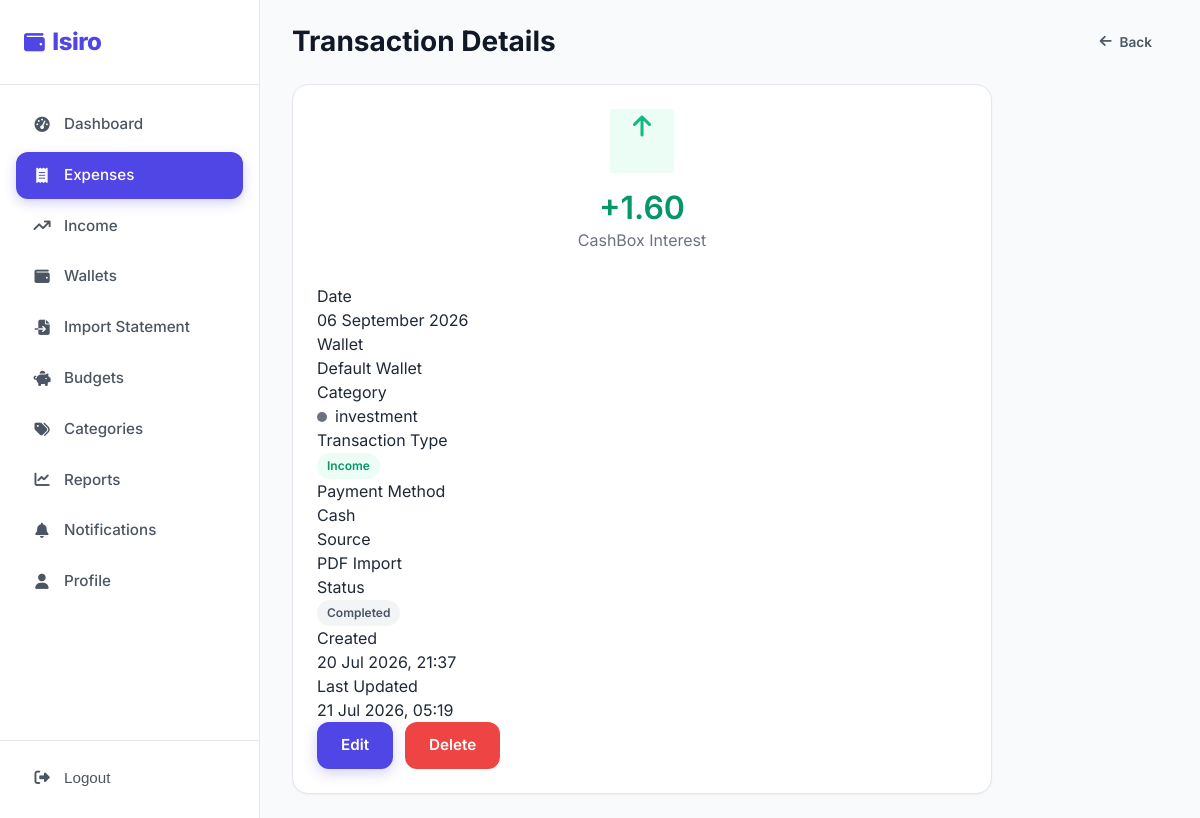
The page /expenses/60/ (signed in) on the database its author committed.
### expenses/models.py (models this page shows, shortened)
class Expense(models.Model):
    class TransactionType(models.TextChoices):
        EXPENSE = "expense", "Expense"
        INCOME = "income", "Income"
    class Source(models.TextChoices):
        MANUAL = "manual", "Manual"
        PDF = "pdf", "PDF Import"
        CSV = "csv", "CSV Import"
        OCR = "ocr", "OCR Import"
    class PaymentMethod(models.TextChoices):
        CASH = "cash", "Cash"
        CARD = "card", "Card"
        BANK = "bank", "Bank Transfer"
        MOBILE = "mobile", "Mobile Money"
        OTHER = "other", "Other"
    class Status(models.TextChoices):
        PENDING = "pending", "Pending"
        COMPLETED = "completed", "Completed"
        FAILED = "failed", "Failed"
    user = models.ForeignKey(
        settings.AUTH_USER_MODEL,
        on_delete=models.CASCADE,
        related_name="expenses",
    )
    wallet = models.ForeignKey(
        Wallet,
        on_delete=models.CASCADE,
        related_name="expenses",
    )
    amount = models.DecimalField(max_digits=12, decimal_places=2)
    date = models.DateField()
    category = models.ForeignKey(
        Category, on_delete=models.SET_NULL, null=True, related_name="expenses",
    )
    description = models.CharField(max_length=255, blank=True)
    transaction_type = models.CharField(
        max_length=10, choices=TransactionType.choices, default=TransactionType.EXPENSE,
    )
    payment_method = models.CharField(
        max_length=10, choices=PaymentMethod.choices, default=PaymentMethod.CASH,
    )
    source = models.CharField(
        max_length=10, choices=Source.choices, default=Source.MANUAL,
    )
    attachment = models.FileField(
        upload_to="attachments/", blank=True, null=True)
    merchant_name = models.CharField(max_length=150, blank=True)
    location = models.CharField(max_length=255, blank=True)
    notes = models.TextField(blank=True)
    status = models.CharField(
        max_length=10, choices=Status.choices, default=Status.COMPLETED,
    )
    created_at = models.DateTimeField(auto_now_add=True)
    updated_at = models.DateTimeField(auto_now=True)
    class Meta:
        ordering = ["-date", "-created_at"]
        indexes = [
            models.Index(fields=["user", "date"]),
            models.Index(fields=["user", "transaction_type"]),
        ]

class Wallet(models.Model):
    class AccountType(models.TextChoices):
        CASH = "cash", "Cash"
        BANK = "bank", "Bank Account"
        MOBILE = "mobile", "Mobile Money"
        CARD = "card", "Credit Card"
        SAVINGS = "savings", "Savings"
        OTHER = "other", "Other"
    user = models.ForeignKey(
        settings.AUTH_USER_MODEL,
        on_delete=models.CASCADE,
        related_name="wallets",
    )
    name = models.CharField(max_length=120)
    account_type = models.CharField(
        max_length=12,
        choices=AccountType.choices,
        default=AccountType.CASH,
    )
    opening_balance = models.DecimalField(
        max_digits=12, decimal_places=2, default=0)
    current_balance = models.DecimalField(
        max_digits=12, decimal_places=2, default=0)
    currency = models.CharField(max_length=10, default="USD")
    description = models.CharField(max_length=255, blank=True)
    is_active = models.BooleanField(default=True)
    created_at = models.DateTimeField(auto_now_add=True)
    updated_at = models.DateTimeField(auto_now=True)
    class Meta:
        ordering = ["name"]
        constraints = [
            models.UniqueConstraint(
                fields=["user", "name"], name="unique_wallet_name_per_user"),
        ]

class Category(models.Model):
    name = models.CharField(max_length=80)
    icon = models.CharField(max_length=50, default="fa-tag")
    color = models.CharField(max_length=20, default="#6B7280")
    is_default = models.BooleanField(default=False)
    user = models.ForeignKey(
        settings.AUTH_USER_MODEL,
        on_delete=models.CASCADE,
        related_name="categories",
        null=True,
        blank=True,
    )
    created_at = models.DateTimeField(auto_now_add=True)
    class Meta:
        verbose_name_plural = "Categories"
        ordering = ["name"]
        constraints = [
            models.UniqueConstraint(
                fields=["name", "user"], name="unique_category_per_user",
            ),
        ]

### expenses/views.py (the view)
# urls.py: path("<int:pk>/", ExpenseDetailView.as_view(), name="detail"),
class ExpenseDetailView(LoginRequiredMixin, DetailView):
    login_url = "users:login"
    template_name = "expenses/expense_detail.html"
    context_object_name = "expense"
    def get_queryset(self):
        return Expense.objects.filter(user=self.request.user)

### templates/expenses/expense_detail.html (shortened to what this page needs)
{% extends "base.html" %}
{% load static %}
{% block body_class %}app-page{% endblock %}
{% block content %}
<div class="app-layout">
  {% include "partials/sidebar.html" with active="expenses" %}
  <main class="main-content">
    <div class="topbar">
      <div style="display: flex; align-items: center; gap: 16px">
        <h1>Transaction Details</h1>
      </div>
      <div class="topbar-actions">
        <a href="{% url 'expenses:list' %}" class="btn btn-ghost btn-sm"
          ><i class="fas fa-arrow-left"></i> Back</a
        >
      </div>
    </div>
    <div class="card" style="max-width: 700px">
      <div style="text-align: center; margin-bottom: 32px">
        <div
          class="stat-icon {% if expense.transaction_type == 'expense' %}expense{% else %}income{% endif %}"
          style="
            width: 64px;
            height: 64px;
            margin: 0 auto 16px;
            font-size: 1.5rem;
          "
        >
          <i
            class="fas fa-{% if expense.transaction_type == 'expense' %}arrow-down{% else %}arrow-up{% endif %}"
          ></i>
        </div>
        <h2
          class="{% if expense.transaction_type == 'expense' %}amount-expense{% else %}amount-income{% endif %}"
        >
          {% if expense.transaction_type == 'expense' %}-{% else %}+{% endif  %}{{ expense.amount|floatformat:2 }} {{ currency }}
        </h2>
        <p style="color: var(--gray-500)">
          {{ expense.description|default:"Transaction" }}
        </p>
      </div>
      <div class="detail-grid">
        <div class="detail-item">
          <div class="label">Date</div>
          <div class="value">{{ expense.date|date:"d F Y" }}</div>
        </div>
        <div class="detail-item">
          <div class="label">Wallet</div>
          <div class="value">
            {% if expense.wallet %}{{ expense.wallet.name }}{% else %}—{% endif  %}
          </div>
        </div>
        <div class="detail-item">
          <div class="label">Category</div>
          <div class="value">
            {% if expense.category %}
            <span
              class="cat-dot"
              style="background:{{ expense.category.color }};"
            ></span
            >{{ expense.category.name }} {% else %}—{% endif %}
          </div>
        </div>
        <div class="detail-item">
          <div class="label">Transaction Type</div>
          <div class="value">
            <span class="badge badge-{{ expense.transaction_type }}"
              >{{ expense.get_transaction_type_display }}</span
            >
          </div>
        </div>
        <div class="detail-item">
          <div class="label">Payment Method</div>
          <div class="value">{{ expense.get_payment_method_display }}</div>
        </div>
        <div class="detail-item">
          <div class="label">Source</div>
          <div class="value">{{ expense.get_source_display }}</div>
        </div>
        <div class="detail-item">
          <div class="label">Status</div>
          <div class="value">
            <span class="badge badge-source"
              >{{ expense.get_status_display }}</span
            >
          </div>
        </div>
        <div class="detail-item">
          <div class="label">Created</div>
          <div class="value">{{ expense.created_at|date:"d M Y, H:i" }}</div>
        </div>
        <div class="detail-item">
          <div class="label">Last Updated</div>
          <div class="value">{{ expense.updated_at|date:"d M Y, H:i" }}</div>
        </div>
      </div>
      <div style="display: flex; gap: 12px">
        <a href="{% url 'expenses:edit' expense.id %}" class="btn btn-primary"
          ><span class="btn-text">Edit</span></a
        >
        <a href="{% url 'expenses:delete' expense.id %}" class="btn btn-danger"
          ><span class="btn-text">Delete</span></a
        >
      </div>
    </div>
  </main>
</div>
{% include "partials/bottom_nav.html" with active="expenses" %} {% endblock %}

### static/css/style.css (style rules this page uses)
:root { --primary-50: #EEF2FF; --primary-100: #E0E7FF; --primary-200: #C7D2FE; --primary-300: #A5B4FC; --primary-400: #818CF8; --primary-500: #6366F1; --primary-600: #4F46E5; --primary-700: #4338CA; --primary-800: #3730A3; --success-50: #ECFDF5; --success-100: #D1FAE5; --success-500: #10B981; --success-600: #059669; --success-700: #047857; --danger-50: #FEF2F2; --danger-100: #FEE2E2; --danger-500: #EF4444; --danger-600: #DC2626; --danger-700: #B91C1C; --warning-50: #FFFBEB; --warning-100: #FEF3C7; --warning-500: #F59E0B; --warning-600: #D97706; --accent-500: #0EA5E9; --accent-600: #0284C7; --gray-50: #F9FAFB; --gray-100: #F3F4F6; --gray-200: #E5E7EB; --gray-300: #D1D5DB; --gray-400: #9CA3AF; --gray-500: #6B7280; --gray-600: #4B5563; --gray-700: #374151; --gray-800: #1F2937; --gray-900: #111827; --bg: #F8FAFC; --surface: #FFFFFF; --border: #E5E7EB; --shadow-sm: 0 1px 2px rgba(0,0,0,0.05); --shadow: 0 4px 12px rgba(0,0,0,0.07); --shadow-md: 0 8px 24px rgba(0,0,0,0.08); --shadow-lg: 0 16px 48px rgba(0,0,0,0.10); --r-sm: 8px; --r: 12px; --r-lg: 16px; --r-xl: 24px; --r-full: 9999px; --sp-1: 4px; --sp-2: 8px; --sp-3: 12px; --sp-4: 16px; --sp-5: 20px; --sp-6: 24px; --sp-8: 32px; --sp-10: 40px; --sp-12: 48px; --sp-16: 64px; --font: 'Inter', -apple-system, BlinkMacSystemFont, 'Segoe UI', sans-serif; }
*, *::before, *::after { box-sizing: border-box; margin: 0; padding: 0; }
html { scroll-behavior: smooth; }
body { font-family: var(--font); background: var(--bg); color: var(--gray-800); line-height: 1.5; -webkit-font-smoothing: antialiased; }
a { color: var(--primary-600); text-decoration: none; transition: color .2s; }
h1, h2, h3, h4 { line-height: 1.2; font-weight: 700; color: var(--gray-900); }
h1 { font-size: 2.5rem; }
h2 { font-size: 2rem; }
.btn { display: inline-flex; align-items: center; justify-content: center; gap: var(--sp-2); padding: 12px 24px; border: none; border-radius: var(--r); font-family: var(--font); font-size: 0.95rem; font-weight: 600; cursor: pointer; transition: all .2s ease; white-space: nowrap; position: relative; overflow: hidden; }
.btn-primary { background: var(--primary-600); color: #fff; box-shadow: 0 4px 14px rgba(79,70,229,0.25); }
.btn-ghost { background: transparent; color: var(--gray-600); }
.btn-danger { background: var(--danger-500); color: #fff; }
.btn-sm { padding: 8px 16px; font-size: 0.85rem; }
.card { background: var(--surface); border: 1px solid var(--border); border-radius: var(--r-lg); padding: var(--sp-6); box-shadow: var(--shadow-sm); transition: box-shadow .2s, transform .2s; }
.app-layout { display: flex; min-height: 100vh; }
.main-content { flex: 1; margin-left: 260px; padding: var(--sp-6) var(--sp-8); min-width: 0; }
.topbar { display: flex; align-items: center; justify-content: space-between; margin-bottom: var(--sp-6); }
.topbar h1 { font-size: 1.75rem; }
.topbar-actions { display: flex; gap: var(--sp-3); align-items: center; }
.stat-icon.income { background: var(--success-50); color: var(--success-500); }
.badge { display: inline-flex; align-items: center; gap: 4px; padding: 4px 10px; border-radius: var(--r-full); font-size: 0.75rem; font-weight: 600; }
.badge-income { background: var(--success-50); color: var(--success-600); }
.badge-source { background: var(--gray-100); color: var(--gray-600); }
.amount-income { color: var(--success-600); font-weight: 600; }
.cat-dot { width: 10px; height: 10px; border-radius: 50%; display: inline-block; margin-right: 8px; }

### rows shown on the page
Expense: amount "1.60", description "CashBox Interest", date "06 September 2026", wallet.name "Default Wallet", category.name "investment", transaction_type "Income", payment_method "Cash", source "PDF Import", status "Completed", created_at "20 Jul 2026, 21:37", updated_at "21 Jul 2026, 05:19"
